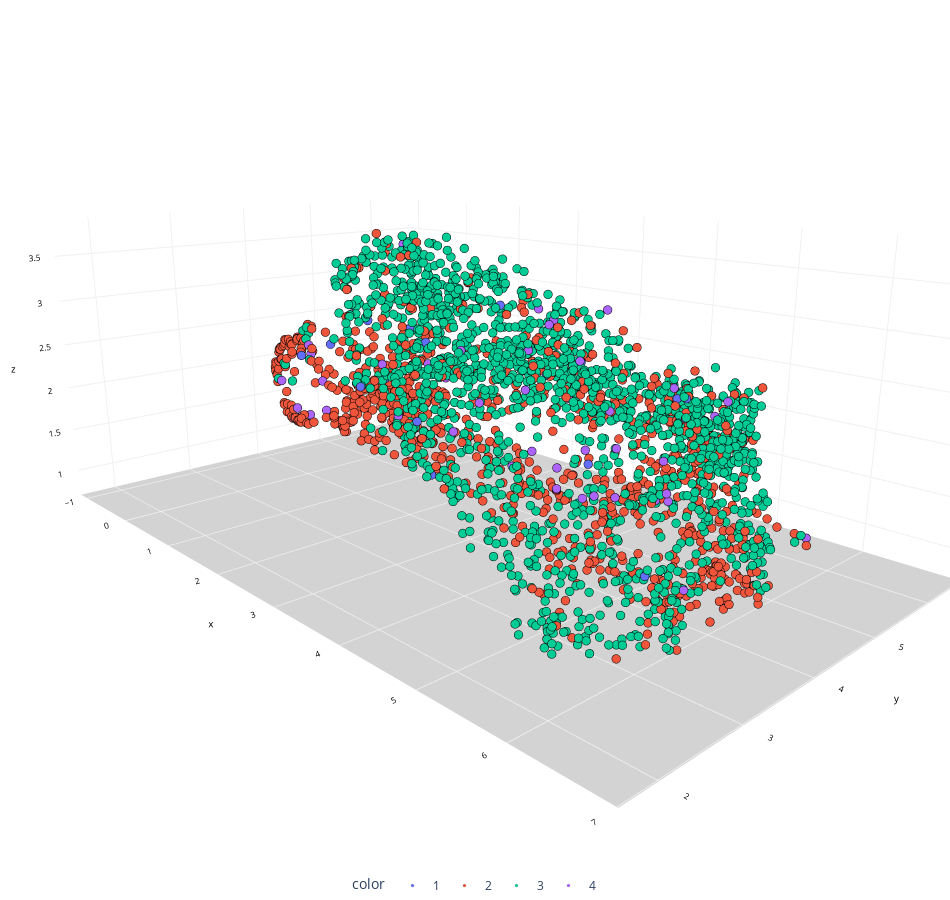

Write notebook code for a chart like this one.
### Code cell
chart(transformed_data, labels)

### Figure 1 — Plotly figure (JSON) as saved in the notebook; plotly's stock layout.template omitted (floating-point values rounded to 4 significant figures; data arrays with more than 128 entries replaced by an {"elided": "..."} marker saying what was removed)
{"data": [{"hovertemplate": "color=1<br>x=%{x}<br>y=%{y}<br>z=%{z}<extra></extra>", "legendgroup": "1", "marker": {"color": "#636efa", "line": {"color": "black", "width": 0.1}, "size": 3, "symbol": "circle"}, "mode": "markers", "name": "1", "scene": "scene", "showlegend": true, "type": "scatter3d", "x": [3.104, 4.077, -0.1384, 1.537, 4.181, 1.647, 3.759, 2.616, 2.187, 1.249, 0.8357, 1.839, 5.097, 5.885, 1.875, 2.79, 4.2, 1.034, 1.97, 6.412, 5.921, 0.1657, 2.222, 1.027], "y": [2.546, 2.552, 4.071, 4.325, 3.658, 4.235, 2.663, 4.794, 3.548, 4.126, 4.09, 5.441, 4.623, 2.494, 4.071, 5.932, 3.84, 4.218, 4.08, 2.528, 3.599, 4.298, 4.078, 4.063], "z": [2.61, 2.001, 2.18, 1.896, 2.485, 3.561, 2.394, 3.049, 2.371, 1.902, 1.525, 3.186, 2.508, 2.538, 2.042, 2.286, 2.707, 2.748, 2.806, 1.82, 2.84, 2.334, 2.686, 3.445]}, {"hovertemplate": "color=2<br>x=%{x}<br>y=%{y}<br>z=%{z}<extra></extra>", "legendgroup": "2", "marker": {"color": "#EF553B", "line": {"color": "black", "width": 0.1}, "size": 3, "symbol": "circle"}, "mode": "markers", "name": "2", "scene": "scene", "showlegend": true, "type": "scatter3d", "x": {"elided": "917 float values"}, "y": {"elided": "917 float values"}, "z": {"elided": "917 float values"}}, {"hovertemplate": "color=3<br>x=%{x}<br>y=%{y}<br>z=%{z}<extra></extra>", "legendgroup": "3", "marker": {"color": "#00cc96", "line": {"color": "black", "width": 0.1}, "size": 3, "symbol": "circle"}, "mode": "markers", "name": "3", "scene": "scene", "showlegend": true, "type": "scatter3d", "x": {"elided": "1622 float values"}, "y": {"elided": "1622 float values"}, "z": {"elided": "1622 float values"}}, {"hovertemplate": "color=4<br>x=%{x}<br>y=%{y}<br>z=%{z}<extra></extra>", "legendgroup": "4", "marker": {"color": "#ab63fa", "line": {"color": "black", "width": 0.1}, "size": 3, "symbol": "circle"}, "mode": "markers", "name": "4", "scene": "scene", "showlegend": true, "type": "scatter3d", "x": [5.5, 6.541, 5.847, 5.818, 4.534, -0.6624, 3.207, 2.366, 2.44, 4.005, 2.991, 4.525, 0.04834, 4.134, 1.352, 0.6246, 1.665, 0.04889, 5.889, 4.322, 3.026, 5.824, 5.334, 5.191, -0.05233, 6.283, 4.722, 2.828, 6.2, 3.86, 4.715, 5.309, 5.507, 5.999, -0.1532, 0.5627, 3.152, -0.1902, 5.818, 2.582, 5.31, 6.147, 5.042, 4.503, 5.876, 6.657, -0.7318, 0.1312], "y": [4.013, 2.825, 4.115, 4.338, 5.128, 4.101, 5.0, 3.569, 3.553, 2.963, 3.452, 4.37, 4.037, 3.667, 3.762, 3.844, 4.248, 4.086, 2.802, 4.529, 5.459, 3.74, 3.097, 3.166, 3.92, 2.852, 3.03, 3.825, 3.024, 4.23, 2.514, 2.506, 2.575, 2.434, 4.03, 3.924, 4.826, 3.964, 2.518, 3.208, 2.793, 3.121, 2.563, 2.424, 2.824, 4.306, 4.15, 4.001], "z": [2.781, 1.663, 2.586, 2.666, 1.254, 1.767, 2.939, 1.998, 2.177, 3.024, 2.67, 2.325, 1.467, 2.945, 2.918, 2.025, 3.661, 2.226, 2.592, 3.237, 1.982, 2.634, 2.393, 3.088, 1.555, 2.574, 2.789, 2.442, 2.265, 3.073, 2.77, 2.503, 2.401, 2.338, 1.402, 1.644, 3.072, 1.387, 2.251, 2.636, 2.133, 2.166, 2.307, 2.504, 2.199, 1.695, 2.032, 2.359]}], "layout": {"height": 900, "legend": {"orientation": "h", "title": {"text": "color"}, "tracegroupgap": 0, "x": 0.5, "xanchor": "center", "y": 0, "yanchor": "top"}, "margin": {"b": 0, "l": 0, "r": 0, "t": 0}, "scene": {"camera": {"center": {"x": 0, "y": 0, "z": -0.1}, "eye": {"x": 1.5, "y": -1.4, "z": 0.5}, "up": {"x": 0, "y": 0, "z": 1}}, "domain": {"x": [0, 1], "y": [0, 1]}, "xaxis": {"backgroundcolor": "white", "color": "black", "gridcolor": "#f0f0f0", "tickfont": {"size": 10}, "title": {"font": {"size": 10}, "text": "x"}}, "yaxis": {"backgroundcolor": "white", "color": "black", "gridcolor": "#f0f0f0", "tickfont": {"size": 10}, "title": {"font": {"size": 10}, "text": "y"}}, "zaxis": {"backgroundcolor": "lightgrey", "color": "black", "gridcolor": "#f0f0f0", "tickfont": {"size": 10}, "title": {"font": {"size": 10}, "text": "z"}}}, "showlegend": true, "width": 950}}
